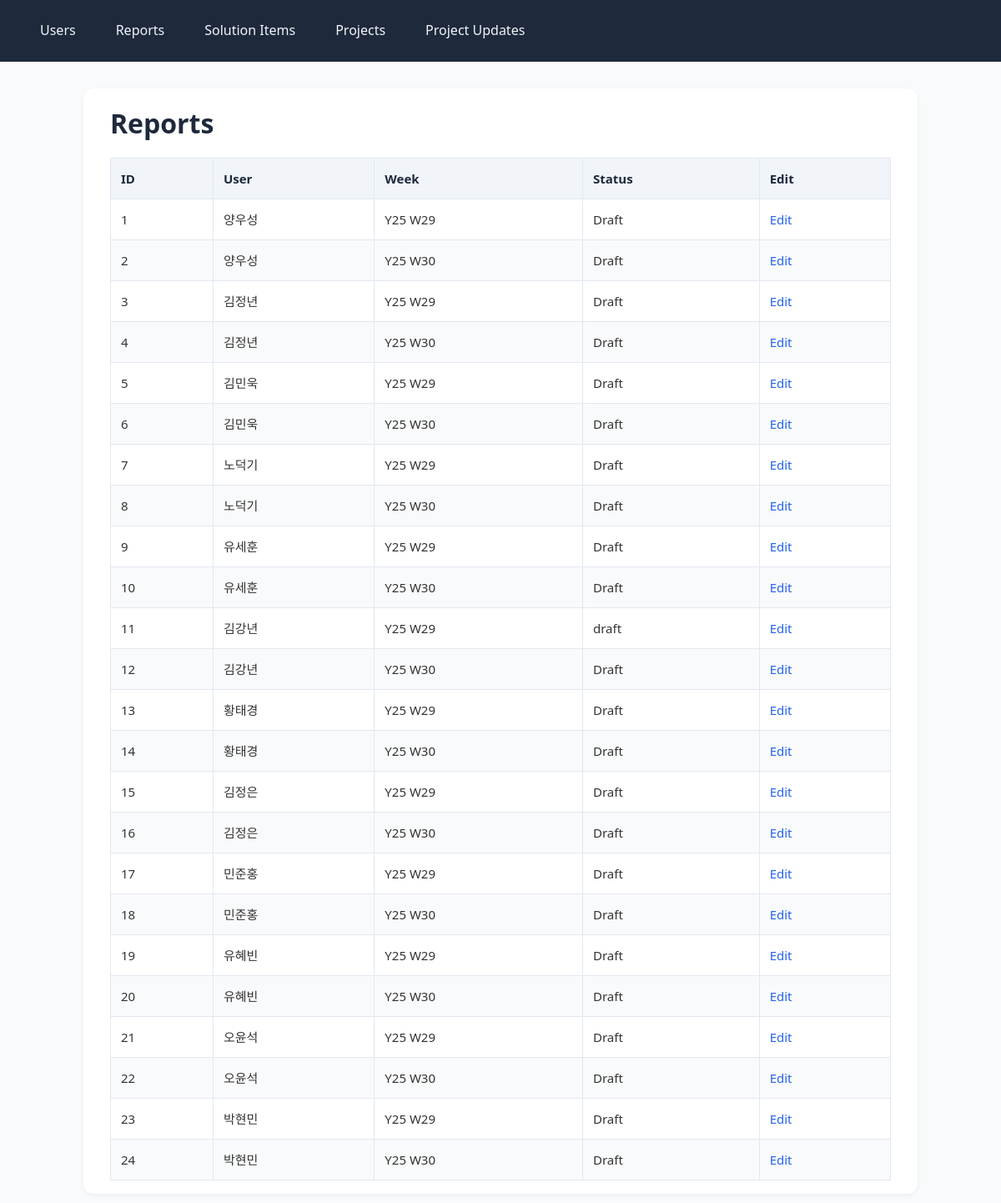
The page /reports on the database as committed earlier.
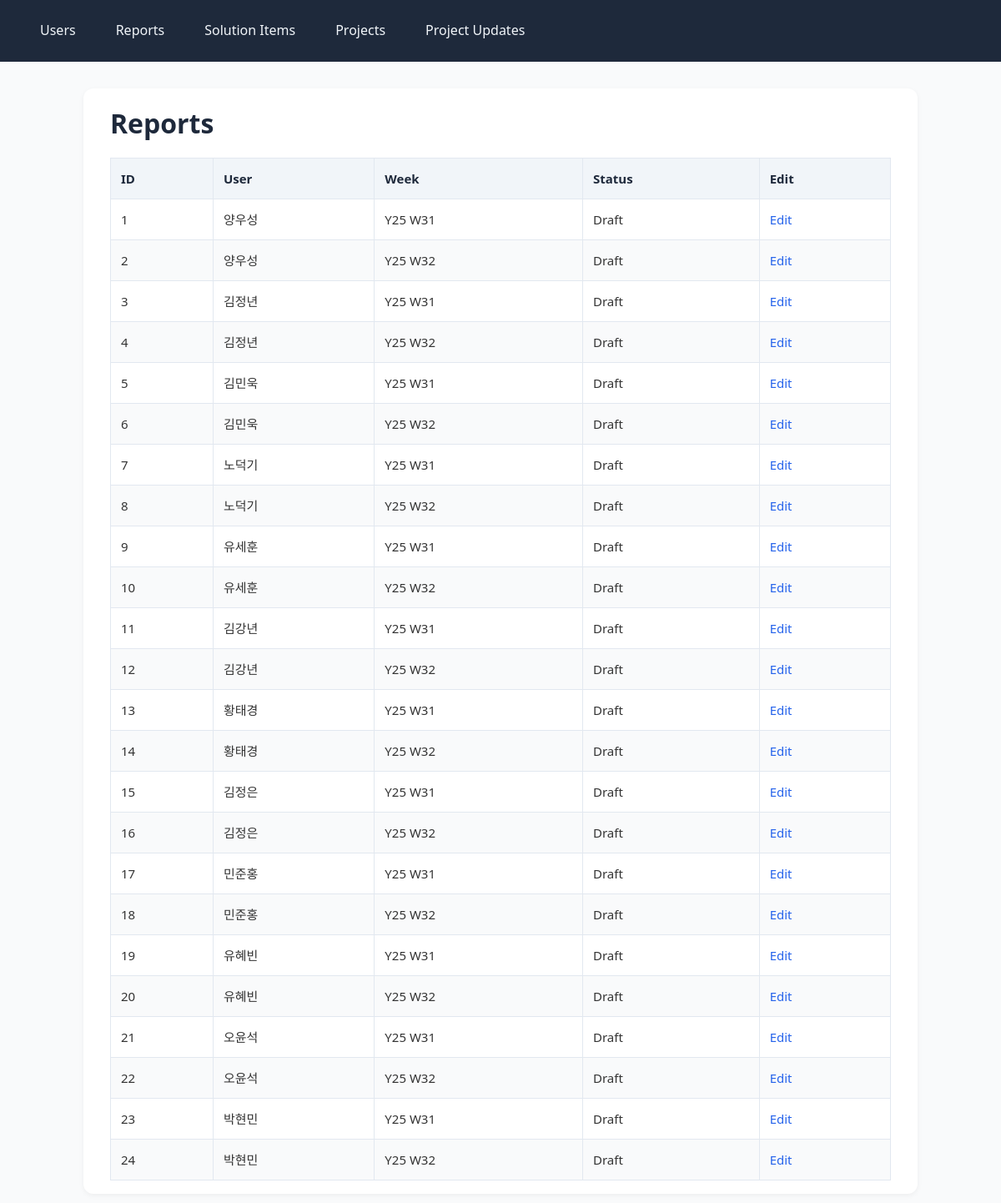
The same page on the database as committed later.
### app/models.py (models this page shows)
class Report(db.Model):
    __tablename__ = 'report'
    id = db.Column(db.Integer, primary_key=True)
    user_id = db.Column(db.Integer, db.ForeignKey('user.id'), nullable=False)
    year = db.Column(db.Integer, nullable=False, index=True)
    week = db.Column(db.Integer, nullable=False)
    status = db.Column(db.String(20), nullable=False, default='draft')
    submitted_at = db.Column(db.DateTime)
    created_at = db.Column(db.DateTime, default=datetime.utcnow)
    updated_at = db.Column(db.DateTime, default=datetime.utcnow, onupdate=datetime.utcnow)
    user = db.relationship('User', back_populates='reports')
    solution_items = db.relationship(
        'SolutionItem',
        secondary=report_solution_items,
        back_populates='reports'
    )
    project_updates = db.relationship('ProjectUpdate', back_populates='report', cascade='all, delete-orphan')
    __table_args__ = (
        db.UniqueConstraint('user_id', 'year', 'week', name='uix_user_year_week'),
    )

class User(db.Model):
    __tablename__ = 'user'
    id = db.Column(db.Integer, primary_key=True)
    employee_id = db.Column(db.String(20), unique=True, nullable=False, index=True)
    name = db.Column(db.String(50), nullable=False)
    position = db.Column(db.String(10), nullable=False)
    email = db.Column(db.String(50), nullable=False)
    is_manager = db.Column(db.Boolean, default=False)
    is_active = db.Column(db.Boolean, default=False)
    is_admin = db.Column(db.Boolean, default=False)
    reports = db.relationship('Report', back_populates='user', cascade='all, delete-orphan')
    assigned_project_updates = db.relationship(
        'ProjectUpdate',
        secondary=project_update_assignees,
        back_populates='assignees'
    )
    assigned_projects = db.relationship(
        'Project',
        secondary=project_assignees,
        back_populates='default_assignees'
    )

### app/main.py (the view)
@app.route('/reports')
def show_reports():
    reports = Report.query.all()
    reports_with_yrwk = []
    for report in reports:
        year_short = f"Y{report.year % 100:02d}"
        week_str = f"W{report.week}"
        formatted_yrwk = f"{year_short} {week_str}"
        reports_with_yrwk.append((report, formatted_yrwk))
    return render_template('reports.html', reports_with_yrwk=reports_with_yrwk)

### app/templates/reports.html (shortened to what this page needs)
{% extends 'base.html' %}
{% block content %}
  <h1>Reports</h1>
  <table class="report-table">
    <thead>
      <tr>
        <th>ID</th>
        <th>User</th>
        <th>Week</th>
        <th>Status</th>
        <th>Edit</th>
      </tr>
    </thead>
    <tbody>
      {% for report, yrwk in reports_with_yrwk %}
      <tr>
        <td>{{ report.id }}</td>
        <td>{{ report.user.name if report.user else 'N/A' }}</td>
        <td>{{ yrwk }}</td>
        <td>{{ report.status }}</td>
        <td><a href="{{ url_for('edit_report', report_id=report.id) }}" class="edit-link">Edit</a></td>
      </tr>
      {% else %}
      <tr>
        <td colspan="5">No reports found.</td>
      </tr>
      {% endfor %}
    </tbody>
  </table>
{% endblock %}

### app/templates/base.html (shortened to what this page needs)
<!DOCTYPE html>
<html lang="en">
<head>
  <link rel="stylesheet" href="{{ url_for('static', filename='style.css') }}">
</head>
<body>
  <nav>
    <a href="{{ url_for('show_users') }}">Users</a>
    <a href="{{ url_for('show_reports') }}">Reports</a>
    <a href="{{ url_for('show_solution_items') }}">Solution Items</a>
    <a href="{{ url_for('show_projects') }}">Projects</a>
    <a href="{{ url_for('show_project_updates') }}">Project Updates</a>
  </nav>
  <div class="container">
    {% block content %}{% endblock %}
  </div>
</body>
</html>

### app/static/style.css (style rules this page uses)
* { box-sizing: border-box; margin: 0; padding: 0; font-family: 'Segoe UI', Roboto, Helvetica, Arial, sans-serif; }
body { background-color: #f9fafb; color: #333; line-height: 1.6; font-size: 16px; padding: 0; }
nav { background-color: #1e293b; padding: 1rem 2rem; display: flex; gap: 1rem; }
nav a { color: #f1f5f9; text-decoration: none; font-weight: 500; padding: 0.5rem 1rem; transition: background-color 0.2s ease; border-radius: 6px; }
.container { max-width: 1000px; margin: 2rem auto; padding: 1rem 2rem; background: white; border-radius: 12px; box-shadow: 0 2px 6px rgba(0, 0, 0, 0.05); }
h1, h2, h3 { margin-bottom: 1rem; color: #1e293b; }
table.report-table { width: 100%; border-collapse: collapse; margin-top: 1rem; font-size: 15px; }
.report-table th, .report-table td { border: 1px solid #e2e8f0; padding: 0.75rem; text-align: left; }
.report-table th { background-color: #f1f5f9; color: #1e293b; }
.report-table tr:nth-child(even) { background-color: #f9fafb; }
.edit-link { color: #2563eb; text-decoration: none; font-weight: 500; }

Rows that differ between the two databases and show on the page:
changed Report id 1: yrwk "Y25 W29" → "Y25 W31"
changed Report id 2: yrwk "Y25 W30" → "Y25 W32"
changed Report id 3: yrwk "Y25 W29" → "Y25 W31"
changed Report id 4: yrwk "Y25 W30" → "Y25 W32"
changed Report id 5: yrwk "Y25 W29" → "Y25 W31"
changed Report id 6: yrwk "Y25 W30" → "Y25 W32"
changed Report id 7: yrwk "Y25 W29" → "Y25 W31"
changed Report id 8: yrwk "Y25 W30" → "Y25 W32"
changed Report id 9: yrwk "Y25 W29" → "Y25 W31"
changed Report id 10: yrwk "Y25 W30" → "Y25 W32"
changed Report id 11: yrwk "Y25 W29" → "Y25 W31"; status "draft" → "Draft"
changed Report id 12: yrwk "Y25 W30" → "Y25 W32"
changed Report id 13: yrwk "Y25 W29" → "Y25 W31"
changed Report id 14: yrwk "Y25 W30" → "Y25 W32"
changed Report id 15: yrwk "Y25 W29" → "Y25 W31"
changed Report id 16: yrwk "Y25 W30" → "Y25 W32"
changed Report id 17: yrwk "Y25 W29" → "Y25 W31"
changed Report id 18: yrwk "Y25 W30" → "Y25 W32"
changed Report id 19: yrwk "Y25 W29" → "Y25 W31"
changed Report id 20: yrwk "Y25 W30" → "Y25 W32"
changed Report id 21: yrwk "Y25 W29" → "Y25 W31"
changed Report id 22: yrwk "Y25 W30" → "Y25 W32"
changed Report id 23: yrwk "Y25 W29" → "Y25 W31"
changed Report id 24: yrwk "Y25 W30" → "Y25 W32"
